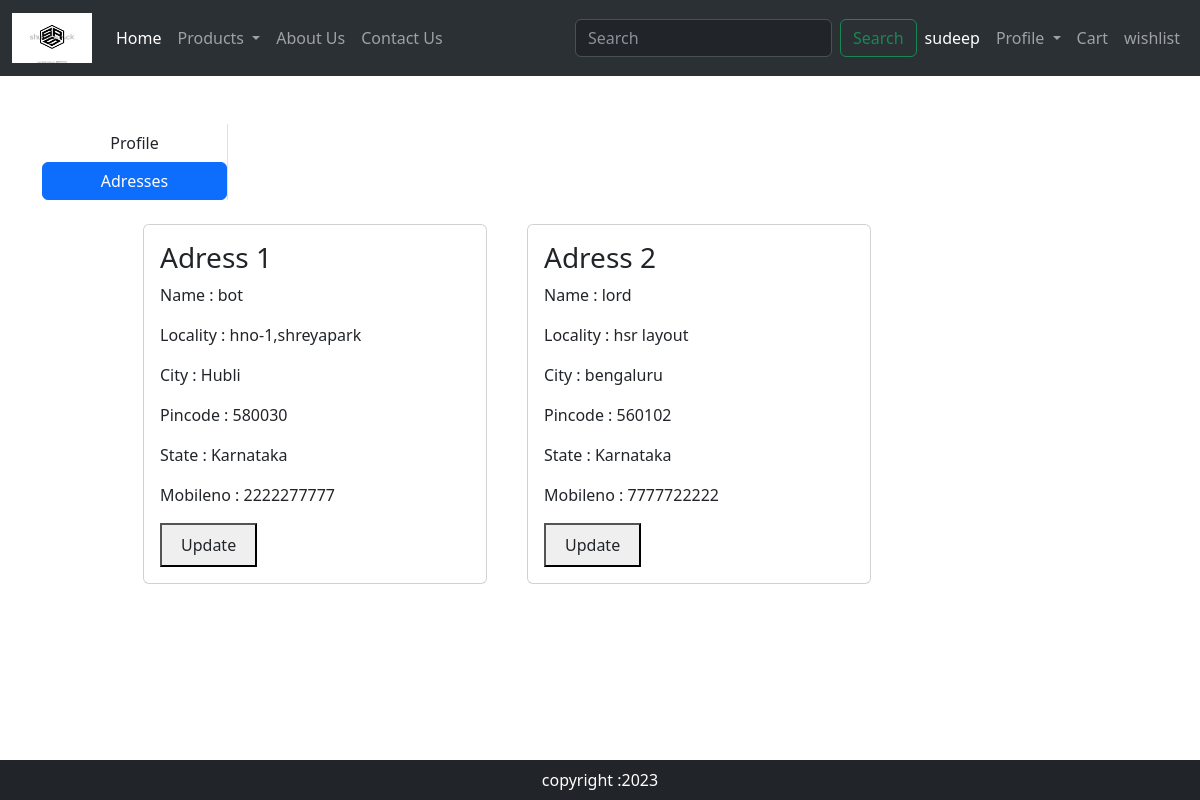
/adress/ (signed in), run on the app's committed database.
### ecommapp/models.py (models this page shows, shortened)
class Customer(models.Model):
    user=models.ForeignKey(User,on_delete=models.CASCADE)
    name=models.CharField(max_length=100)
    locality=models.CharField(max_length=200)
    city=models.CharField(max_length=100)
    pincode=models.IntegerField()
    state=models.CharField(choices=STATE_CHOICES,max_length=30)
    mobileno=models.IntegerField()

### ecommapp/views.py (the view)
# urls.py: path('adress/',views.adress,name='adress'),
def adress(request):
    adresses=Customer.objects.filter(user=request.user)
    context={'adresses':adresses}
    return render(request,'ecommapp/adress.html',context)

### ecommapp/templates/ecommapp/adress.html
{% extends 'main.html' %}
{% load static %}
{% block main%}
<div class="container my-5">
    <div class="col-sm-2 border-end">
        <ul class="list-unstyled">
            <li class="d-grid"><a href="{% url 'profile' %}" class="btn ">Profile</a></li>
            <li class="d-grid"><a href="{% url 'adress' %}" class="btn btn-primary">Adresses</a></li>
        </ul>
    </div>
    <div class="col-sm-8 offset-sm-1">
        <div class="row">
            {% for ad in adresses %}
            <div class="col-sm-6">
                <div class="card m-2">
                <div class="card-body">
                    <h3>Adress {{forloop.counter}} </h3>
                    <p>Name : {{ad.name}} </p>
                    <p>Locality : {{ad.locality}}</p>
                    <p>City : {{ad.city}} </p>
                    <p>Pincode : {{ad.pincode}} </p>
                    <p>State : {{ad.state}} </p>
                    <p>Mobileno : {{ad.mobileno}} </p>
                    <button type="submit"><a href="{% url 'updateadress' ad.id %}" class="btn">Update</a></button>
                </div>
                </div>
            </div>
            {% endfor %}
        </div>
    </div>
</div>
{% endblock %}

### templates/main.html (shortened to what this page needs)
<!DOCTYPE html>
{% load static %}
<html lang="en">
<head>
    <link href="https://cdn.jsdelivr.net/npm/bootstrap@5.3.0/dist/css/bootstrap.min.css" rel="stylesheet">
    <link rel="stylesheet" href="{% static 'ecommapp/css/style.css'  %}">
    <link rel="stylesheet" href="{% static 'ecommapp/css/owl.carousel.min.css'  %}">
    <link rel="stylesheet" href="{% static 'ecommapp/css/all.min.css'  %}">
</head>
<body>
    <nav class="navbar navbar-expand-lg bg-body-tertiary" data-bs-theme="dark">
        <div class="container-fluid">
            <a class="navbar-brand" href="{% url 'home' %}">
                <img src="{% static 'ecommapp/images/srs logo.webp' %}" alt="" width="80px" height="50px">
            </a>
            <div class="collapse navbar-collapse" id="navbarSupportedContent">
            <ul class="navbar-nav me-auto mb-2 mb-lg-0">
                <li class="nav-item">
                <a class="nav-link active" aria-current="page" href="{% url 'home' %}">Home</a>
                </li>
                <li class="nav-item dropdown">
                    <a class="nav-link dropdown-toggle" href="#" role="button" data-bs-toggle="dropdown" aria-expanded="false">
                        Products
                    </a>
                </li>
                <li class="nav-item">
                <a class="nav-link" href="{% url 'about' %}">About Us</a>
                </li>
                <li class="nav-item">
                    <a class="nav-link" href="#">Contact Us</a>
                </li>
            </ul>
            <form class="d-flex" role="search">
                <input class="form-control me-2" type="search" placeholder="Search" aria-label="Search" >
                <button class="btn btn-outline-success" type="submit">Search</button>
            </form>
            </div>
            <ul class="navbar-nav me-auto mb-2 mb-lg-0">
                {% if request.user.is_authenticated %}
                <li class="nav-item">
                    <a class="nav-link active" aria-current="page" href=""> {{request.user}} </a>
                </li>
                {% endif %}
                <li class="nav-item dropdown">
                    <a class="nav-link dropdown-toggle" href="" role="button" data-bs-toggle="dropdown" aria-expanded="false">
                        Profile
                    </a>
                </li>
                <li class="nav-item">
                    <a class="nav-link" href="{% url 'cart' %}">Cart</a>
                </li>
                <li class="nav-item">
                    <a class="nav-link" href="#">wishlist</a>
                </li>
            </ul>
        </div>
        </nav>
        {% block main%}
        {% endblock %}
      <footer class="container-fluid bg-dark text-white fixed-bottom text-center p-2 mt-5" >
        copyright :2023
      </footer>
</body>
</html>

### data on the page
Customer: name "bot", locality "hno-1,shreyapark", city "Hubli", pincode "580030", state "Karnataka", mobileno "2222277777"
Customer: name "lord", locality "hsr layout", city "bengaluru", pincode "560102", state "Karnataka", mobileno "7777722222"

### other printed values
{{ request.user }} "sudeep"
